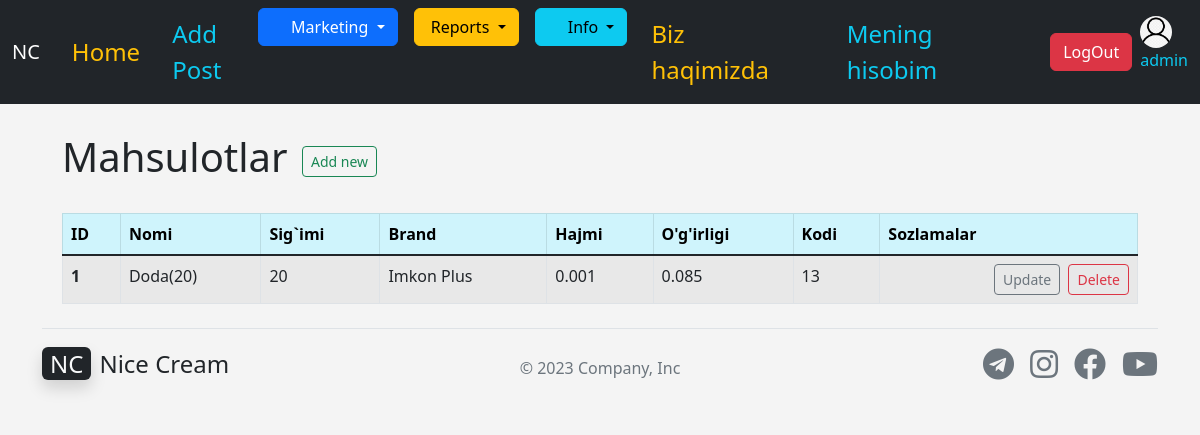
Page /products/product_list/ (signed in) on the earlier database version.
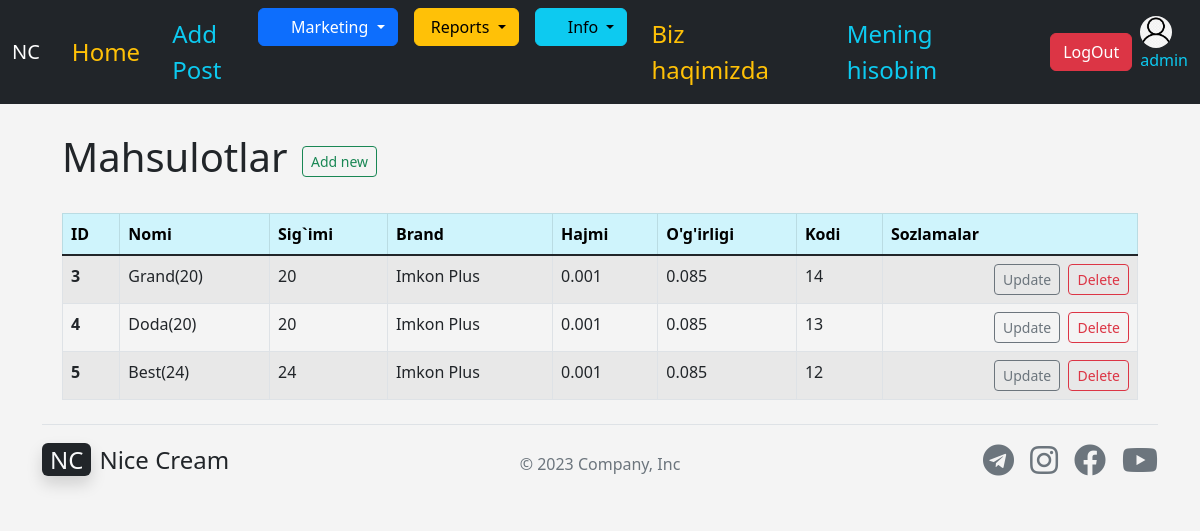
Same page on the later database version.
### apps/accounts/models.py (models this page shows, shortened)
class User(AbstractUser):
    USER_TYPE_CHOICES = (
        ('PR', 'Provider'),
        ('CL', 'Client'),
    )
    username = models.CharField(max_length=255,unique=True,)
    first_name = models.CharField(max_length=255, blank=True, null=True)
    last_name = models.CharField(max_length=255, blank=True, null=True)
    phone = models.CharField(max_length=50, blank=True, null=True)
    email = models.EmailField(verbose_name='email address', blank=True, max_length=255, null=True)
    activated_date = models.DateTimeField(blank=True, null=True)
    balance = models.IntegerField(default=0)
    image = models.ImageField(default='user4.png',upload_to='images/', blank=True, null=True)
    address = models.CharField(max_length=255, blank=True, null=True)
    is_active = models.BooleanField(default=True)
    is_staff = models.BooleanField(default=False)
    is_superuser = models.BooleanField(default=False)
    user_type = models.CharField(max_length=50,choices=USER_TYPE_CHOICES, default='PR')

### apps/products/models.py (models this page shows, shortened)
class Product(models.Model):
    name = models.CharField('Tovar Nomi', max_length=50)
    capacity = models.IntegerField('Sigimi', blank=True, null=True,)
    brand = models.ForeignKey(Brand, blank=True, null=True, on_delete= models.CASCADE)
    product_size = models.FloatField(blank=True, null=True, )
    product_weight = models.FloatField(blank=True, null=True, )
    code = models.IntegerField('Kodi', blank=True, null=True,)
    image = models.ImageField(blank=True, null=True)
    about = models.TextField(blank=True, null=True)
    price = models.IntegerField('Narxi',  blank=True, null=True,)
    s_price = models.IntegerField('Snarxi',  blank=True, null=True,)

class Brand(models.Model):
    name = models.CharField('Brand Nomi', max_length=50)
    phone = models.CharField(max_length=50, blank=True, null=True)
    email = models.EmailField(verbose_name='email address', blank=True, max_length=255, null=True)
    address = models.CharField(max_length=255, blank=True, null=True)
    def __str__(self):
        return self.name

### apps/products/views.py (the view)
# urls.py: path('product_list/', views.product_name_list, name='product_list'),
def product_name_list(request):
    product_list = Product.objects.all()
    return render(request, 'products/product_list.html', {
        'product_list' : product_list,
    })

### apps/products/templates/products/product_list.html
{% extends 'base.html' %}
{% block content %}
<div class="container">
<br>
<h1>Mahsulotlar  <a href="{% url 'add_product_name' %}" class="btn btn-outline-success btn-sm mx-1">Add new</a></h1> <br>
<table class="table table-striped table-hover table-bordered">
    <thead class="table-info">
      <tr>
        <th scope="col">ID</th>
        <th scope="col">Nomi</th>
        <th scope="col">Sig`imi</th>
        <th scope="col">Brand</th>
        <th scope="col">Hajmi</th>
        <th scope="col">O'g'irligi</th>
        <th scope="col">Kodi</th>
        <th scope="col">Sozlamalar</th>
      </tr>
    </thead>
    <tbody class="table-group-divider">
      {% for product in product_list %}
      <tr>
        <th scope="row">{{ product.id }}</th>
        <td>{{ product.name }}</td>
        <td>{{ product.capacity }}</td>
        <td>{{ product.brand }}</td>
        <td>{{ product.product_size }}</td>
        <td>{{ product.product_weight }}</td>
        <td>{{ product.code }}</td>
        {% if user.is_superuser %}
        <td align="right">
          <a href="{% url 'update_product_name' product.id %}" class="btn btn-outline-secondary btn-sm mx-1">Update</a>
          <a href="{% url 'delete_product_name' product.id %}" class="btn btn-outline-danger btn-sm">Delete</a>
        </td>
            {% endif %}
      </tr>
      {% endfor %}
    </tbody>
  </table>
</div>
{% endblock content %}

### templates/base.html (shortened to what this page needs)
<!doctype html>
<html lang="en">
  <head>
    <link href="https://cdn.jsdelivr.net/npm/bootstrap@5.2.2/dist/css/bootstrap.min.css" rel="stylesheet">
    <link rel="stylesheet" href="https://pro.fontawesome.com/releases/v5.10.0/css/all.css">
  </head>
  <body>
    {% include 'navbar.html' %}
    <div class="mycontainer">
    {% block content %}
    {% endblock content %}
    </div>
    {% include 'footer.html' %}
</body>
</html>

### templates/navbar.html (shortened to what this page needs)
<nav class="navbar navbar-dark navbar-expand-lg bg-dark">
    <div class="container-fluid">
      <a class="navbar-brand" href="{% url 'home' %}">NC</a>
      <div class="collapse navbar-collapse" id="navbarSupportedContent">
        <a href="{% url 'home' %}" class="nav-link px-3 text-warning fs-4">Home</a>
        <ul class="navbar-nav me-auto mb-2 mb-lg-0">
          {% if user.is_superuser %}
          <a href="{% url 'post_new' %}" class="nav-link px-3 text-info fs-4">Add Post</a>
          <li class="nav-item dropdown">
            <button class="btn btn-primary dropdown-toggle" type="button" data-bs-toggle="dropdown" aria-expanded="false">
              <i class="far fa-cart-arrow-down"></i>  Marketing
          </button>
          </li>
          <li class="nav-item">
            <a class="nav-link" href="#"></a>
          </li>
          <li class="nav-item dropdown">
            <button class="btn btn-warning dropdown-toggle" type="button" data-bs-toggle="dropdown" aria-expanded="false">
                Reports
          </button>
          </li>
          <li class="nav-item">
            <a class="nav-link" href="#"></a>
          </li>
          <li class="nav-item dropdown">
            <button class="btn btn-info dropdown-toggle" type="button" data-bs-toggle="dropdown" aria-expanded="false">
              <i class="far fa-info-circle"></i>  Info
          </button>
          </li>
          {% endif %}
        </ul>
          <a href="{% url 'home' %}" class="nav-link px-4 text-warning fs-4">Biz haqimizda</a>
          {% if user.is_authenticated %}
              {% if user.user_type == 'PR' %}
                <a href="{% url 'my_act_sverka' %}" class="nav-link px-4 text-info fs-4">Mening hisobim</a>
              {% else %}
              <a href="{% url 'my_act_sverkaCL' %}" class="nav-link px-4 text-info fs-4">Mening hisobim</a>
              {% endif %}
          <a href="{% url 'logout' %}" class="btn btn-danger mt-2 mb-2 mx-2">LogOut</a>
          <div class="d-block">
              {% if user.image %}
              <img src="{{ user.image.url }}" alt="mdo" width="32" height="32" class="rounded-circle">
              {% endif %}
            <p class="text-info">{{ user.username }}</p>
          </div>
          {% else %}
          <a href="{% url 'login' %}" class="btn btn-outline-light me-2">Login</a>
          <a href="{% url 'register_user' %}" class="btn btn-warning">Sign-up</a>
          {% endif %}
      </div>
    </div>
  </nav>

### templates/footer.html
{% block content %}
<div class="container">
    <footer class="d-flex flex-wrap justify-content-between align-items-center py-3 my-4 border-top">
      <div class="col-md-4 d-flex align-items-center">
          <h1 class="fs-4"><span class="bg-dark text-light rounded shadow px-2 me-2">NC</span><span class="text-dark">Nice Cream</span></h1>
      </div>
      <span class="mb-3 mb-md-0 text-muted justify-content-center">© 2023 Company, Inc</span>
      <ul class="nav col-md-4 justify-content-end list-unstyled d-flex">
        <li class="ms-3"><h2><a class="text-muted" href="https://t.me/NiceCreamUz"><i class="fab fa-telegram"></i></a></h2></li>
        <li class="ms-3"><h2><a class="text-muted" href="#"><i class="fab fa-instagram"></i></a></h2></li>
        <li class="ms-3"><h2><a class="text-muted" href="#"><i class="fab fa-facebook"></i></a></h2></li>
        <li class="ms-3"><h2><a class="text-muted" href="#"><i class="fab fa-youtube"></i></a></h2></li>
      </ul>
    </footer>
  </div>
  {% endblock content %}

### templates/base.html (style rules this page uses)
body { background: #f4f4f4; }
.mycontainer { margin: 5px 50px 5px 50px; }

Differences in the rows shown:
removed Product: id "1", name "Doda(20)", capacity "20", brand "Imkon Plus", product_size "0.001", product_weight "0.085", code "13"
added Product: id "3", name "Grand(20)", capacity "20", brand "Imkon Plus", product_size "0.001", product_weight "0.085", code "14"
added Product: id "4", name "Doda(20)", capacity "20", brand "Imkon Plus", product_size "0.001", product_weight "0.085", code "13"
added Product: id "5", name "Best(24)", capacity "24", brand "Imkon Plus", product_size "0.001", product_weight "0.085", code "12"
